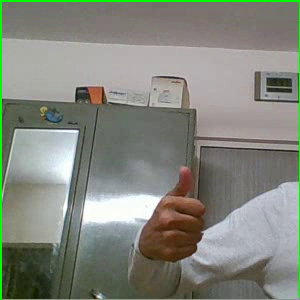
#> input picture frame 3 of test.avi, 300 x 300 px
$ python track_hands.py   (older library calls are emulated)
#> lines starting #> are read from the running program, lines starting #| are printed output that depends on the picture; after the words box and inside, x2 and y2 are one past the last pixel; in counts of white or black regions, pixels touching at a corner belong together
#> (reads bounds.txt from the repository)
#> further down, frame is the input picture: shape (300, 300, 3); mean B, G, R 124.6, 134.1, 131.1
### utils.py
import cv2, numpy as np
from math import ceil

def segment(src_img, lower_bounds, upper_bounds):
    """
    ### Segment skin areas from hand using a YCrCb mask.

    This function returns a mask with white areas signifying skin and black areas otherwise.
    Skin area is defined between `lower_bounds` and `upper_bounds`.

    Returns: mask
    """
    blur = cv2.blur(src_img,(3,3))
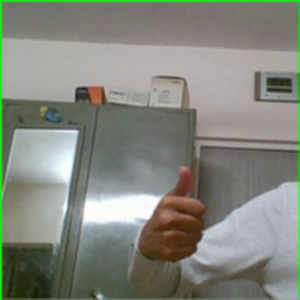
#> blur: shape (300, 300, 3); mean B, G, R 124.5, 134, 131
    ycrcb = cv2.cvtColor(blur,cv2.COLOR_BGR2YCR_CB)
#> ycrcb: shape (300, 300, 3); mean of channels 0, 1, 2 132, 127.3, 123.8
    mask = cv2.inRange(ycrcb,lower_bounds,upper_bounds)
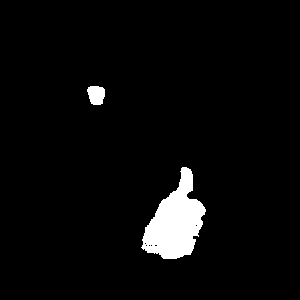
#> mask: shape (300, 300); 3.9% white; 2 white regions
    return mask

def get_my_hand(img_gray,return_only_contour=False):
    """
    ### Hand extractor

    __DO NOT INCLUDE YOUR FACE IN THE `img_gray`__

    Provide an image where skin areas are represented by white and black otherwise.
    This function does the hardwork of finding your hand area in the image.

    @return:
    return_only_contour == True then contour of your hand
    else returns hand as an image.
    """
#> called with return_only_contour = True
    _,contours,_ = cv2.findContours(img_gray,cv2.RETR_TREE,cv2.CHAIN_APPROX_SIMPLE)
#> contours = 8 contours, 6 with area under 20; largest, box (x1, y1, x2, y2) and area: (141, 167, 206, 259) 3152, (87, 86, 105, 105) 248
    length = len(contours)
#> length = 8
    maxArea = -1
    if length > 0:
        for i in range(length):
            temp = contours[i]
            area = cv2.contourArea(temp)
            if area > maxArea:
                maxArea = area
                ci = i
#> this loop made 8 passes
#> (area, maxArea) on pass 1: (3152.5, 3152.5)
#> area on pass 8: 248.5
#> after the loop, ci = 0; maxArea = 3152.5
    if return_only_contour: return contours[ci]
    else:
        x,y,w,h = cv2.boundingRect(contours[ci])
        hand = np.zeros((img_gray.shape[1], img_gray.shape[0], 1), np.uint8)
        cv2.drawContours(hand, contours, ci, 255, cv2.FILLED)
        _,hand = cv2.threshold(hand[y:y+h,x:x+w], 127,255,0)
        return hand

# [27 lines left out: function extract_features, not called in this run]

### track_hands.py
import cv2, numpy as np, time, math
from utils import segment, get_my_hand

#Open Camera object
cap = cv2.VideoCapture('test.avi')
cap.set(3,640); cap.set(4,480)
cap.set(cv2.CAP_PROP_FPS, 20)

contour_start=False
f = open('bounds.txt')
param = int(f.read().strip())
f.close()
lower = np.array([0,param,60],np.uint8)
upper = np.array([255,180,127],np.uint8)

prev_x, prev_y = 0, 0
THRESHOLD = 20
while(1):
    try:
        start_time = time.time()
        ret, frame = cap.read()

        mask = segment(frame, lower, upper)
        _,thresh = cv2.threshold(mask,127,255,0)

        hand_contour = get_my_hand(thresh, return_only_contour=True)
#> hand_contour = contour of 146 points, box (x1, y1, x2, y2) (141, 167, 206, 259), area 3152
        hull = cv2.convexHull(hand_contour)
#> hull = contour of 19 points, box (x1, y1, x2, y2) (141, 167, 206, 259), area 3663
        final_image = np.zeros(frame.shape, np.uint8)
        cv2.drawContours(final_image, [hand_contour], 0, (0, 255, 0), 2)
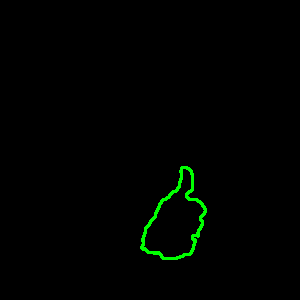
#> final_image: shape (300, 300, 3); mean of channels 0, 1, 2 0, 2.6, 0; drawn as B, G, R

        M = cv2.moments(hand_contour)
#> M = moments, m00 3152.5, centre m10/m00, m01/m00 = (174.9, 222.1)
        cx = int(M["m10"] / M["m00"])
#> cx = 174
        cy = int(M["m01"] / M["m00"])
#> cy = 222

        if prev_x is 0 and prev_y is 0: prev_x, prev_y = 0, 0

        delta_x, delta_y, slope, direction = prev_x-cx, prev_y-cy, 0, 'No movement'
#> delta_x = -174; delta_y = -222; slope = 0; direction = 'No movement'

        if delta_x**2+delta_y**2 > THRESHOLD**2:
            if delta_x is 0 and delta_y > 0: slope = 999 # inf
            elif delta_x is 0 and delta_y < 0: slope = -999 # -inf
            else: slope = float(delta_y/delta_x)
#> slope = 1.28

            if slope < 1.0 and slope >= -1.0 and delta_x > 0: direction = 'Right'
            elif slope < 1.0 and slope >= -1.0: direction = 'Left'
            elif (slope >= 1.0 or slope <=-1.0) and delta_y > 0.0: direction = 'Up'
            elif slope >= 1.0 or slope <=-1.0: direction = 'Down'

            THRESHOLD = 7
            prev_x, prev_y = cx, cy
#> prev_x = 174; prev_y = 222
        else:
            # Classification here
            direction = 'No movement'
            THRESHOLD = 20

        print('%-11s'%(direction), end='\r')

        cv2.imshow('Tracking hands', final_image)

        #print('Time per frame: '+str((time.time()-start_time)*1000)+'ms\r',end='')

        k = cv2.waitKey(100)
#> (key q is pressed here)
        if k == ord('q'):
            break
        elif k==ord('s'):
            contour_start=not contour_start
        elif k==ord('c'):
            cv2.imwrite('capture.jpg',frame)
    except Exception as e:
        print(e)
        break
cap.release()
cv2.destroyAllWindows()
